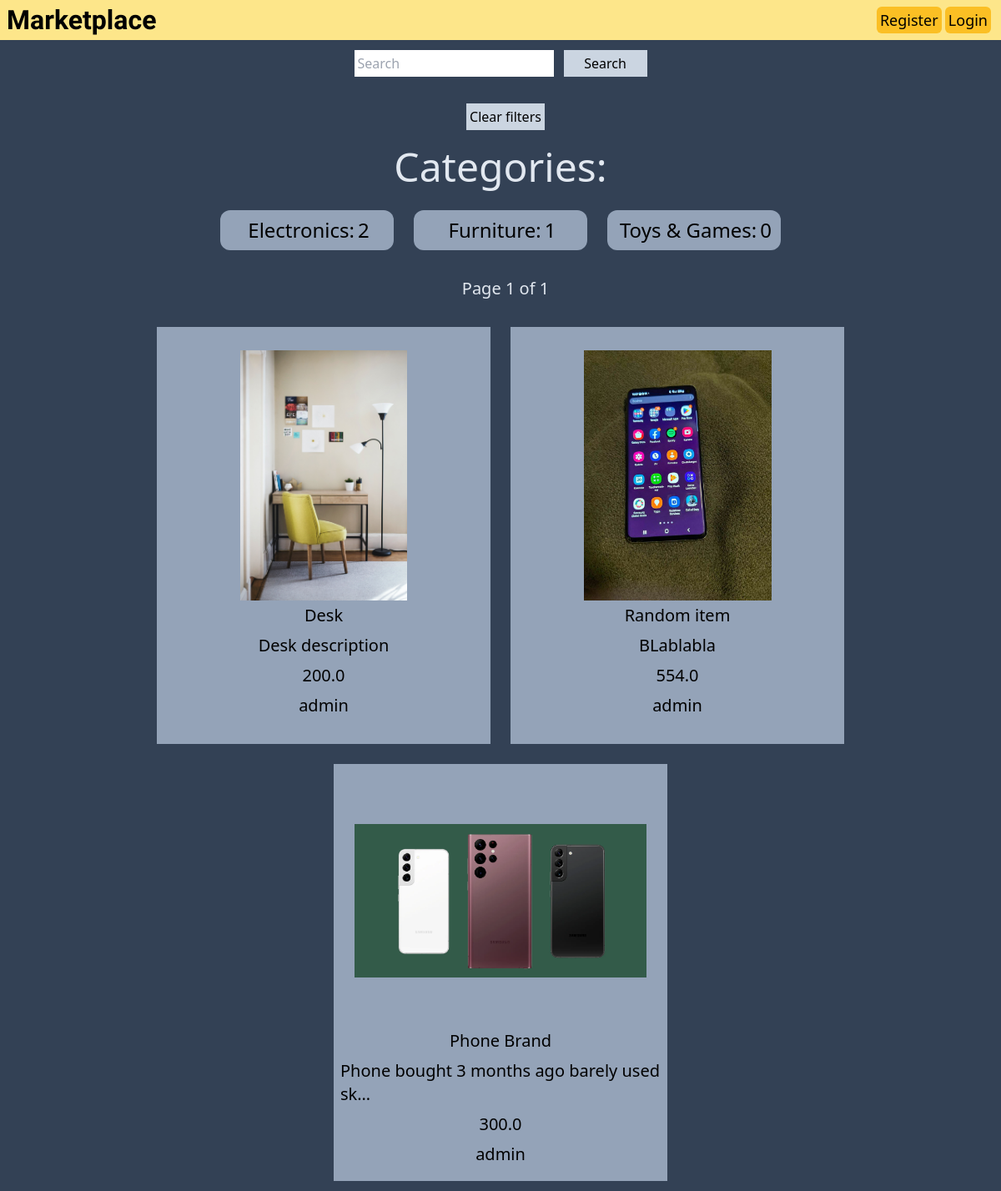
Page /items/ on the earlier database version.
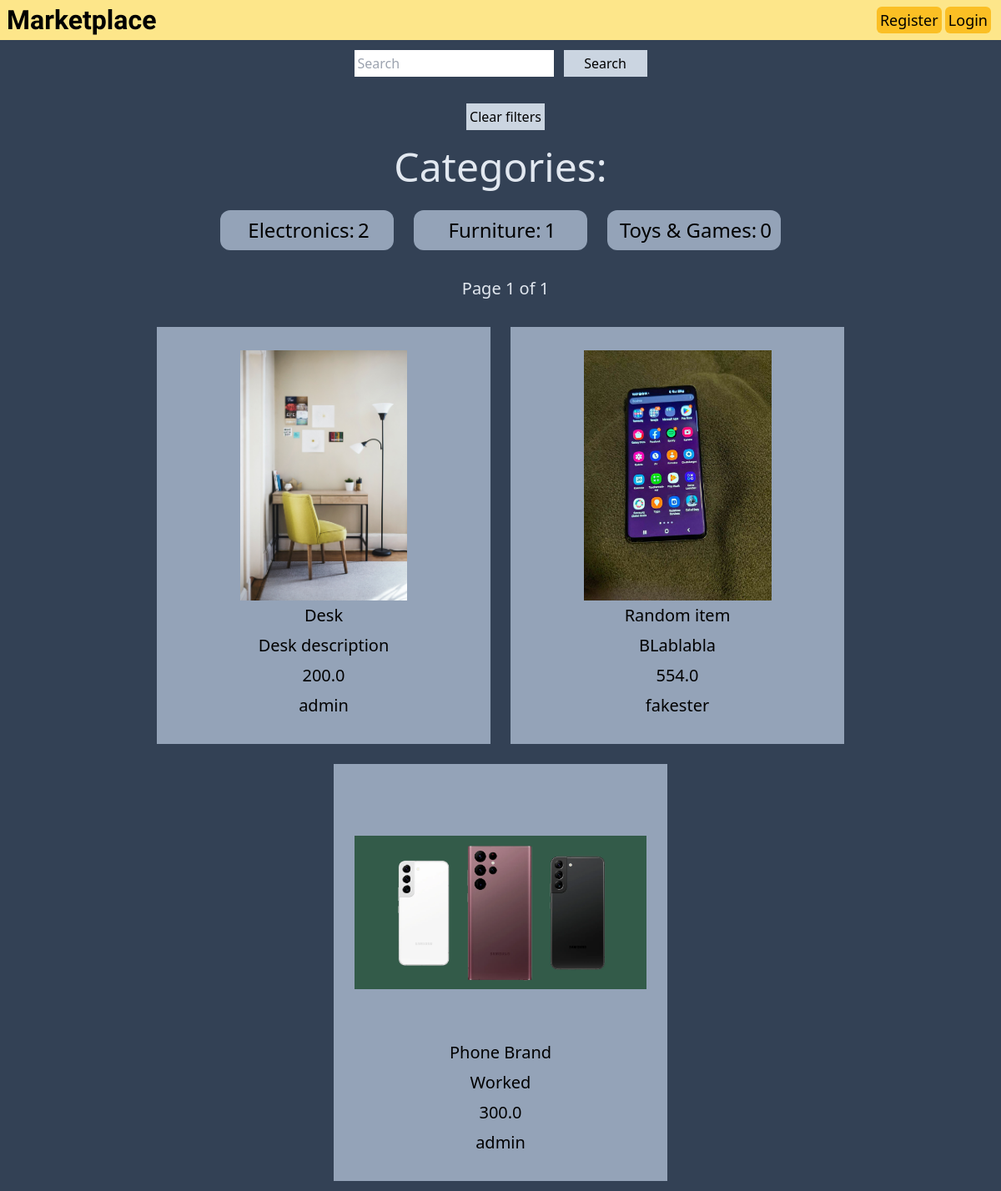
Same page on the later database version.
### item/models.py (models this page shows, shortened)
class Item(models.Model):
    class Meta:
        ordering = ('name',)
    category = models.ForeignKey(Category, related_name='items', on_delete=models.CASCADE)
    name = models.CharField(max_length=255)
    description = models.TextField(blank=True, null=True, max_length=400)
    price = models.FloatField()
    image = models.ImageField(upload_to='item_images', blank=True, null=True)
    is_sold = models.BooleanField(default=False)
    created_by = models.ForeignKey(User, related_name='items', on_delete=models.CASCADE)
    created_at = models.DateTimeField(auto_now_add=True)

### item/views.py (the view)
# urls.py: path('', views.browseItems, name='browseItems'),
def browseItems(request):
    item_list = Paginator(Item.objects.filter(
        is_sold=False).order_by('created_at').reverse(), 15)
    page = request.GET.get('page')
    items = item_list.get_page(page)
    categories = Category.objects.all()
    category_id = request.GET.get('category', 0)
    query = request.GET.get('query', "")
    if category_id:
        item_list = Paginator(Item.objects.filter(is_sold=False).filter(
            category_id=category_id).order_by('created_at').reverse(), 15)
        items = item_list.get_page(page)
    if query:
        item_list = Paginator(Item.objects.filter(is_sold=False).filter(Q(name__icontains=query) |
                                                                        Q(description__icontains=query)).order_by('created_at').reverse(), 1)
        items = item_list.get_page(page)
    return render(request, 'item/browseItems.html', {"items": items, "query": query, "categories": categories, 'category_id': int(category_id)})

### item/templates/item/browseItems.html (shortened to what this page needs)
{% extends 'core/base.html' %} {% block content %} {% load static %}
<link rel="stylesheet" href="{% static 'css/browseItems.css' %}" />
<div id="container" class="bg-slate-700">
  <div class="flex items-center justify-center w-full">
    <form
      method="get"
      action="{% url 'item:browseItems' %}"
      class="my-3 flex"
      action=""
    >
      <input
        placeholder="Search"
        type="text"
        name="query"
        class="p-1 text-base rounded-xl0"
        value="{{  query }}"
      />
      <button class="text-base bg-slate-300 hover:bg-slate-500 p-1 ml-3">
        Search
      </button>
    </form>
  </div>
  <div class="flex items-center justify-center w-full my-5">
    <a
      href='{% url "item:browseItems" %}'
      class="text-base bg-slate-300 hover:bg-slate-500 p-1 ml-3 cursor-pointer"
    >
      Clear filters
    </a>
  </div>
  <h1 class="text-5xl text-slate-200 mx-3 my-4 text-center">Categories:</h1>
  <div class="flex flex-wrap w-full justify-center">
    {% for category in categories %}
    <a
      href="{% url 'item:browseItems' %}?query={{query}}&category={{category.id}}"
      class=""
    >
      <div
        class="flex flex-wrap items-center justify-center rounded-xl w-52 hover:bg-slate-300 m-3 p-2 {% if category.id == category_id %} bg-lime-500 {% else %} bg-slate-400 {% endif %}"
      >
        <h3 class="text-2xl ml-1">{{category.name}}:</h3>
        <h3 class="text-2xl ml-1">{{category.items.count}}</h3>
      </div>
    </a>
    {% endfor %}
  </div>
  <div class="flex w-full items-center justify-center paginator my-5">
    <p class="text-xl">
      Page {{items.number}} of {{items.paginator.num_pages}}
    </p>
  </div>
  <div class="flex flex-wrap items-center justify-center">
    {% for item in items %}
    <div
      class="flex mx-3 my-3 card bg-slate-400 items-center justify-center p-2 hover:bg-slate-300"
    >
      <a href="{% url 'item:detail' item.id %}">
        <div class="flex flex-col items-center justify-center flex-wrap">
          <img class="image" src="{{item.image.url}}" />
          <p class="text-xl my-1">{{item.name}}</p>
          <p class="text-xl my-1">{{item.description |truncatechars:40}}</p>
          <p class="text-xl my-1">{{item.price}}</p>
          <p class="text-xl my-1">{{item.created_by}}</p>
        </div>
      </a>
    </div>
    {% endfor %}
  </div>
</div>
{% endblock %}

Differences in the rows shown:
changed Item "Random item": created_by "admin" → "fakester"
changed Item "Phone Brand": description "Phone bought 3 months ago barely usedsk…" → "Worked"
